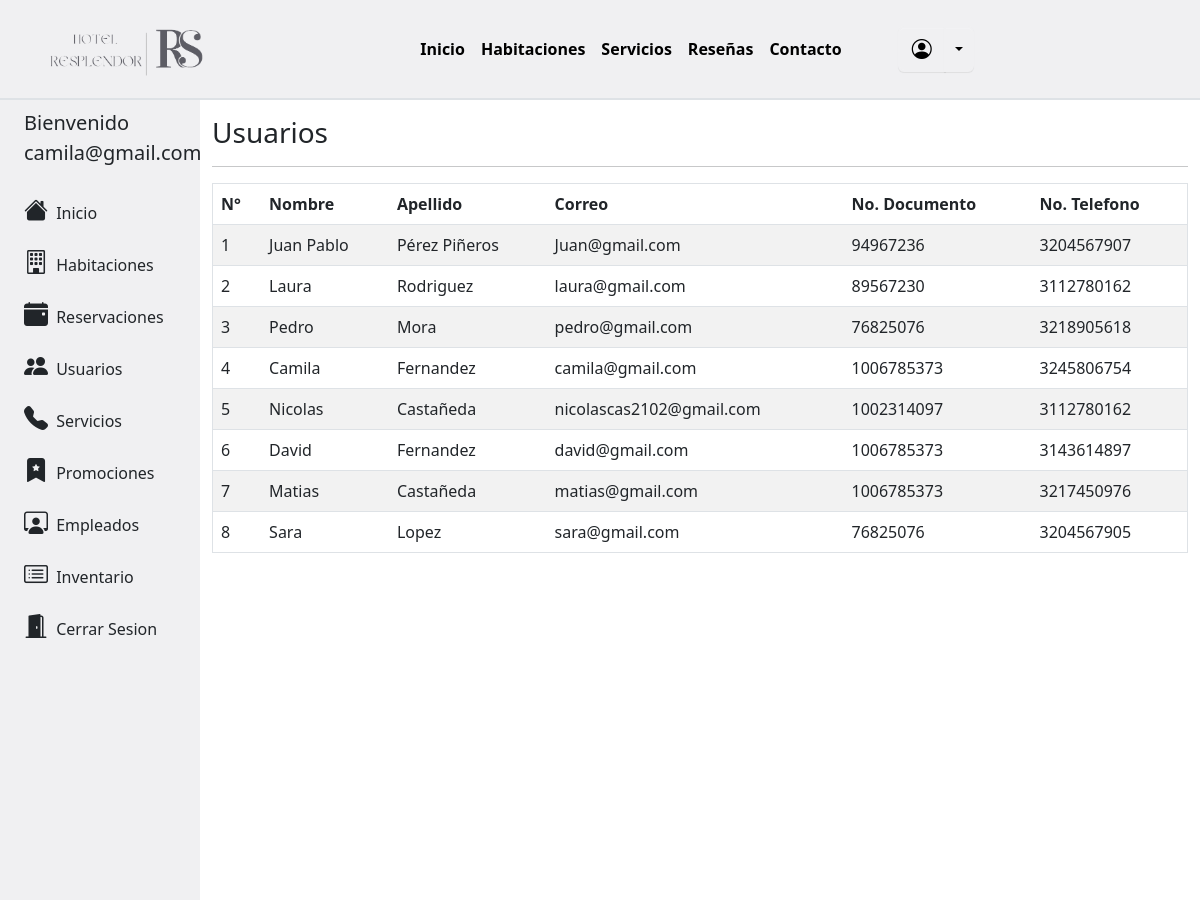
Before: /admin/clientes.php (signed in) with the older database file.
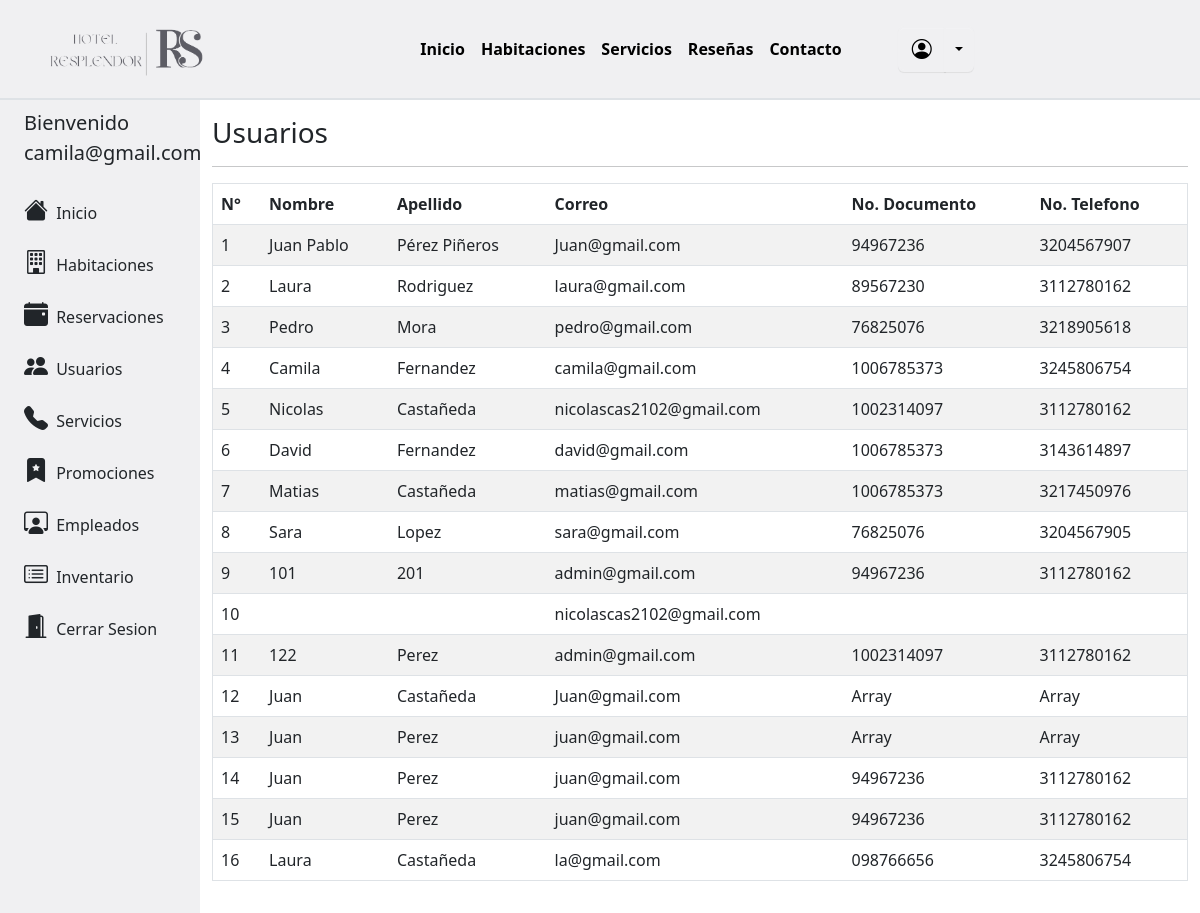
After: the same page with the newer database file.
### tables this page shows
CREATE TABLE `usuarios` (
  `id_usuario` int(6) NOT NULL,
  `nombre_usuario` varchar(25) NOT NULL,
  `apellido_usuario` varchar(25) NOT NULL,
  `documento` varchar(25) NOT NULL,
  `telefono` varchar(25) NOT NULL,
  `email` varchar(25) NOT NULL,
  `password` varchar(25) NOT NULL,
  `fecha_reg` timestamp NOT NULL DEFAULT current_timestamp() ON UPDATE current_timestamp()
);

### admin/clientes.php (the view, shortened to what this page needs)
<!DOCTYPE html>
<html>
    <head>
        <link rel="stylesheet" href="../css/custom.css">
        <link rel="stylesheet" href="../libs/bootstrap-icons/bootstrap-icons.css">
        <link href="https://cdn.datatables.net/v/bs5/dt-1.13.4/datatables.min.css" rel="stylesheet"/>
        <link href="https://cdn.jsdelivr.net/npm/bootstrap@5.3.0-alpha3/dist/css/bootstrap.min.css" rel="stylesheet">
    </head>
    <body>
        <?php
            include '../modules/menu.php';
        ?>
        <div class="container-fluid">
            <div class="row flex-nowrap">
                <?php
                    include '../modules/sidebar_admin.php';
                ?>
                <div class="col-xl-10 col-sm-8 col-md-9 py-3">
                    <h3>Usuarios</h3>
                    <hr>
                    <?php
                        $conexion = new Conexion();
                        $con = $conexion->conectarDB();
                        $sql = "SELECT * FROM USUARIOS";
                        $resultset = $con->query($sql);
                    ?>
                    <table class="table table-hover table-striped border table-responive" id="tabla" >
                        <thead>
                            <tr><th>N°</th><th>Nombre</th><th>Apellido</th><th>Correo</th><th>No. Documento</th><th>No. Telefono</th></tr>
                        </thead>
                        <tbody>
                        <?php
                            if($resultset->num_rows>0){
                                while($fila = $resultset->fetch_assoc()){
                                    echo "<tr id='tabla' class='articulo'><td>".$fila["id_usuario"]."</td><td>".$fila["nombre_usuario"]."</td><td>".$fila["apellido_usuario"]."</td><td>".$fila["email"]."</td><td>".$fila["documento"]."</td><td>".$fila["telefono"]."</td></tr>";
                                }
                            }
                            ?>
                        </tbody>
                    </table>
                </div>
            </div>
        </div>
    </body>
</html>

Changed rows visible on the page:
added usuarios: id_usuario "9", nombre_usuario "101", apellido_usuario "201", email "admin@gmail.com", documento "94967236", telefono "3112780162"
added usuarios: id_usuario "10", email "nicolascas2102@gmail.com"
added usuarios: id_usuario "11", nombre_usuario "122", apellido_usuario "Perez", email "admin@gmail.com", documento "1002314097", telefono "3112780162"
added usuarios: id_usuario "12", nombre_usuario "Juan", apellido_usuario "Castañeda", email "Juan@gmail.com", documento "Array", telefono "Array"
added usuarios: id_usuario "13", nombre_usuario "Juan", apellido_usuario "Perez", email "juan@gmail.com", documento "Array", telefono "Array"
added usuarios: id_usuario "14", nombre_usuario "Juan", apellido_usuario "Perez", email "juan@gmail.com", documento "94967236", telefono "3112780162"
added usuarios: id_usuario "15", nombre_usuario "Juan", apellido_usuario "Perez", email "juan@gmail.com", documento "94967236", telefono "3112780162"
added usuarios: id_usuario "16", nombre_usuario "Laura", apellido_usuario "Castañeda", email "la@gmail.com", documento "098766656", telefono "3245806754"
